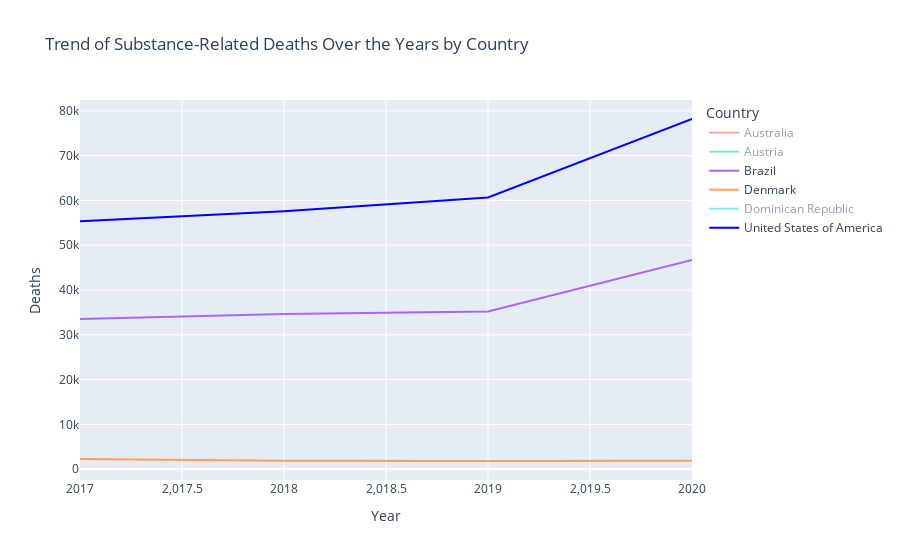

Notebook code cell kept with this figure:
### Code cell
import plotly.express as px

# Filter data for specific countries if desired
filtered_data = substance_trend_by_country[substance_trend_by_country['Country'].isin(countries_to_include)]

# Create an interactive plot with specified color for United States
fig = px.line(filtered_data, x='Year', y='Deaths', color='Country',
              title="Trend of Substance-Related Deaths Over the Years by Country",
              labels={'Deaths': 'Number of Deaths'},
              color_discrete_map={"United States of America": "blue"})  # Setting the color for the USA

fig.update_layout(xaxis_title="Year", yaxis_title="Deaths", legend_title="Country")
fig.show()

### Figure 1 — Plotly figure (JSON) as saved in the notebook; plotly's stock layout.template omitted (floating-point values rounded to 4 significant figures)
{"data": [{"hovertemplate": "Country=Australia<br>Year=%{x}<br>Number of Deaths=%{y}<extra></extra>", "legendgroup": "Australia", "line": {"color": "#EF553B", "dash": "solid"}, "marker": {"symbol": "circle"}, "mode": "lines", "name": "Australia", "orientation": "v", "showlegend": true, "type": "scatter", "visible": "legendonly", "x": [2017, 2018, 2019, 2020, 2021], "xaxis": "x", "y": [1288, 1028, 1348, 1184, 1472], "yaxis": "y"}, {"hovertemplate": "Country=Austria<br>Year=%{x}<br>Number of Deaths=%{y}<extra></extra>", "legendgroup": "Austria", "line": {"color": "#00cc96", "dash": "solid"}, "marker": {"symbol": "circle"}, "mode": "lines", "name": "Austria", "orientation": "v", "showlegend": true, "type": "scatter", "visible": "legendonly", "x": [2017, 2018, 2019, 2020, 2021], "xaxis": "x", "y": [2352, 2672, 2480, 2784, 3068], "yaxis": "y"}, {"hovertemplate": "Country=Brazil<br>Year=%{x}<br>Number of Deaths=%{y}<extra></extra>", "legendgroup": "Brazil", "line": {"color": "#ab63fa", "dash": "solid"}, "marker": {"symbol": "circle"}, "mode": "lines", "name": "Brazil", "orientation": "v", "showlegend": true, "type": "scatter", "x": [2017, 2018, 2019, 2020], "xaxis": "x", "y": [33524, 34652, 35216, 46708], "yaxis": "y"}, {"hovertemplate": "Country=Denmark<br>Year=%{x}<br>Number of Deaths=%{y}<extra></extra>", "legendgroup": "Denmark", "line": {"color": "#FFA15A", "dash": "solid"}, "marker": {"symbol": "circle"}, "mode": "lines", "name": "Denmark", "orientation": "v", "showlegend": true, "type": "scatter", "visible": true, "x": [2017, 2018, 2019, 2020], "xaxis": "x", "y": [2276, 1912, 1832, 1892], "yaxis": "y"}, {"hovertemplate": "Country=Dominican Republic<br>Year=%{x}<br>Number of Deaths=%{y}<extra></extra>", "legendgroup": "Dominican Republic", "line": {"color": "#19d3f3", "dash": "solid"}, "marker": {"symbol": "circle"}, "mode": "lines", "name": "Dominican Republic", "orientation": "v", "showlegend": true, "type": "scatter", "visible": "legendonly", "x": [2017, 2018], "xaxis": "x", "y": [44, 12], "yaxis": "y"}, {"hovertemplate": "Country=United States of America<br>Year=%{x}<br>Number of Deaths=%{y}<extra></extra>", "legendgroup": "United States of America", "line": {"color": "blue", "dash": "solid"}, "marker": {"symbol": "circle"}, "mode": "lines", "name": "United States of America", "orientation": "v", "showlegend": true, "type": "scatter", "x": [2017, 2018, 2019, 2020], "xaxis": "x", "y": [55356, 57560, 60652, 78176], "yaxis": "y"}], "layout": {"autosize": true, "legend": {"title": {"text": "Country"}, "tracegroupgap": 0}, "title": {"text": "Trend of Substance-Related Deaths Over the Years by Country"}, "xaxis": {"anchor": "y", "autorange": true, "domain": [0, 1], "range": [2017, 2020], "title": {"text": "Year"}, "type": "linear"}, "yaxis": {"anchor": "x", "autorange": true, "domain": [0, 1], "range": [-2409.0, 82420.0], "title": {"text": "Deaths"}, "type": "linear"}}}
